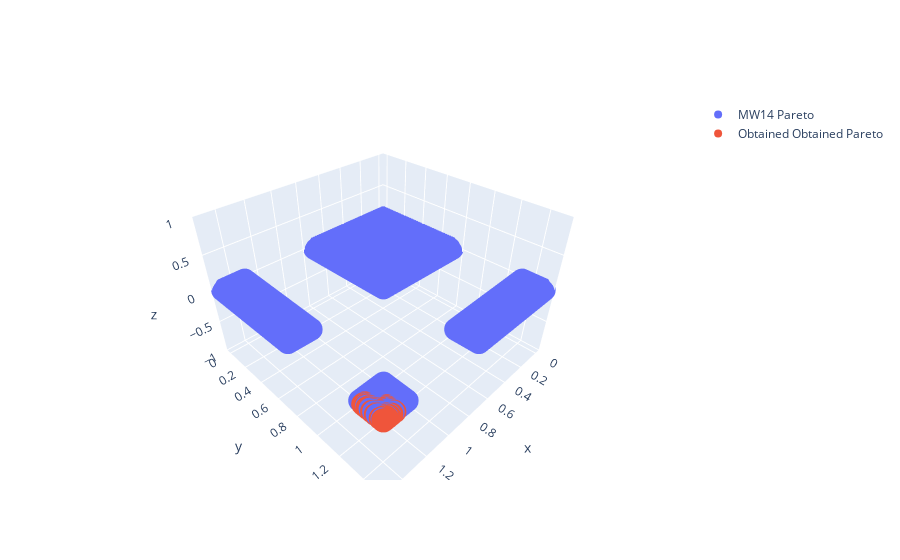

This figure's notebook cell:
### Markdown cell above
## Problem MW14

### Code cell
from pymoo.problems import get_problem
from src.multi_evolutive import RealMultiEvolutive
from src.evaluation import MultiObjectiveEvaluation
import matplotlib.pyplot as plt
import numpy as np
from pymoo.algorithms.moo.nsga2 import NSGA2
from pymoo.optimize import minimize
import examples.multiobj_utils as multi_obj

problem = get_problem("mw14", n_var=30, n_obj=3)
evaluation = MultiObjectiveEvaluation(
    evaluate=problem.evaluate,
    problem=problem,
    reference_point=(2., 2., 2.),
    # limits=[[0, 1.25], [0, 1.25], [0, 1.25]],
    restrictions=True
)
evolutive = RealMultiEvolutive(
    n_individuals=50,
    value_range=[0, 1.5],
    maximize=[False, False, False],
    restrictions=[('lteq', 0)],
    cromolength=30,
    mutation=["random-range", "random-local"],
    crossover=["blx", "uniform", "blx-alpha", "split-merge"],
    selection_pool="best",
    front='front',
    penalization='crowding_norm',
    selection_pool_size=1.,
    average_mutation_rate=2.,
    mutation_eps=1.25,
    elitism=True,
    alpha=0.8,
    T_selection=6,
    evaluation_metrics=evaluation
)

results = evolutive.evolve(fit=problem.evaluate, n_generations=200, trace=50, obtain_metrics=True)
evolutive.plot_evolution_metrics(results["evolution_metrics"])
plt.show()

fit_scores = np.array([problem.evaluate(p)[0] for p in results["best"]])
multi_obj.plot_pareto_front_3d(problem.pareto_front(), fit_scores, 'Obtained', 'MW14')

### Figure 1 — Plotly figure (JSON) as saved in the notebook; plotly's stock layout.template omitted (floating-point values rounded to 4 significant figures; data arrays with more than 128 entries replaced by an {"elided": "..."} marker saying what was removed)
{"data": [{"mode": "markers", "name": "MW14 Pareto", "type": "scatter3d", "x": {"elided": "3844 float values"}, "y": {"elided": "3844 float values"}, "z": {"elided": "3844 int values"}}, {"mode": "markers", "name": "Obtained Obtained Pareto", "type": "scatter3d", "x": {"elided": "1258 float values"}, "y": {"elided": "1258 float values"}, "z": {"elided": "1258 int values"}}], "layout": {}}
